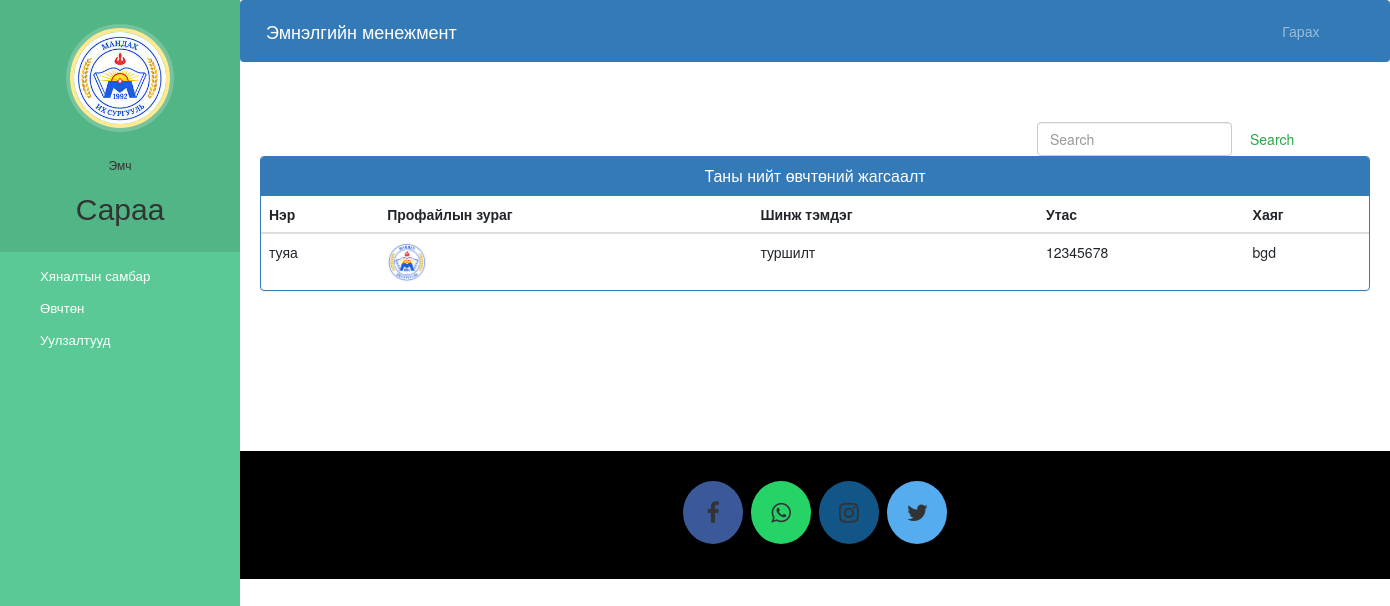
The page /doctor-view-patient/ (signed in) on the database its author committed.
### hospital/models.py (models this page shows, shortened)
class Doctor(models.Model):
    user=models.OneToOneField(User,on_delete=models.CASCADE)
    profile_pic= models.ImageField(upload_to='profile_pic/DoctorProfilePic/',null=True,blank=True)
    address = models.CharField(max_length=40)
    mobile = models.CharField(max_length=20,null=True)
    department= models.CharField(max_length=50,choices=departments,default='Cardiologist')
    status=models.BooleanField(default=False)

class Patient(models.Model):
    user=models.OneToOneField(User,on_delete=models.CASCADE)
    profile_pic= models.ImageField(upload_to='profile_pic/PatientProfilePic/',null=True,blank=True)
    address = models.CharField(max_length=40)
    mobile = models.CharField(max_length=20,null=False)
    symptoms = models.CharField(max_length=100,null=False)
    assignedDoctorId = models.PositiveIntegerField(null=True)
    admitDate=models.DateField(auto_now=True)
    status=models.BooleanField(default=False)
    @property
    def get_name(self):
        return self.user.first_name+" "+self.user.last_name

### hospital/views.py (the view)
# urls.py: path('doctor-view-patient/', views.doctor_view_patient_view,name='doctor-view-patient'),
@login_required(login_url='doctorlogin')
@user_passes_test(is_doctor)
def doctor_view_patient_view(request):
    patients=models.Patient.objects.all().filter(status=True,assignedDoctorId=request.user.id)
    doctor=models.Doctor.objects.get(user_id=request.user.id) #for profile picture of doctor in sidebar
    return render(request,'hospital/doctor_view_patient.html',{'patients':patients,'doctor':doctor})

### hospital/views.py (called while the page is built)
def is_doctor(user):
    return user.groups.filter(name='DOCTOR').exists()

### templates/hospital/doctor_view_patient.html (shortened to what this page needs)
{% extends 'hospital/doctor_base.html' %}
{% block content %}
{%load static%}
<head>
  <link href="//netdna.bootstrapcdn.com/bootstrap/3.0.0/css/bootstrap.min.css" rel="stylesheet" id="bootstrap-css">
</head>
<div class="container">
    <form  action="/search" method="get" style="margin-left:70%;" class="form-inline my-2 my-lg-0">
      <input class="form-control mr-sm-2" type="search" placeholder="Search" name="query" id="query" aria-label="Search">
      <button class="btn btn-outline-success my-2 my-sm-0" type="submit">Search</button>
    </form>
  {% if patients %}
  <div class="panel panel-primary">
    <div class="panel-heading">
      <h6 class="panel-title">Таны нийт өвчтөний жагсаалт</h6>
    </div>
    <table class="table table-hover" id="dev-table">
      <thead>
        <tr>
          <th>Нэр</th>
          <th>Профайлын зураг</th>
          <th>Шинж тэмдэг</th>
          <th>Утас</th>
          <th>Хаяг</th>
        </tr>
      </thead>
      {% for p in patients %}
      <tr>
        <td> {{p.get_name}}</td>
        <td> <img src="{% static p.profile_pic.url %}" alt="Profile Pic" height="40px" width="40px" /></td>
        <td>{{p.symptoms}}</td>
        <td>{{p.mobile}}</td>
        <td>{{p.address}}</td>
      </tr>
      {% endfor %}
    </table>
  </div>
  {%else%}
  <br><br><br>
  <h4 style="text-align: center;color: red;">Өвчтөн олдсонгүй!!!</h4>
  {% endif %}
</div>
{% endblock content %}

### templates/hospital/doctor_base.html (shortened to what this page needs)
<!DOCTYPE html>
{% load static %}
<html lang="en">
<head>
  <link rel="stylesheet" href="https://stackpath.bootstrapcdn.com/bootstrap/4.3.1/css/bootstrap.min.css">
  <link rel="stylesheet" href="https://maxcdn.bootstrapcdn.com/font-awesome/4.7.0/css/font-awesome.min.css">
</head>
<body>
  <nav class="menu" tabindex="0">
    <header class="avatar">
      <img src="{% static doctor.profile_pic.url %}" alt="Profile Pic" />
      <br><br>
      <h6>Эмч</h6>
      <h2>{{request.user.first_name}}</h2>
    </header>
    <ul>
      <li tabindex="0" class="icon-dashboard"> <a style="color:white; text-decoration:none;" href="/doctor-dashboard"><span>Хяналтын самбар</span></a> </li>
      <li tabindex="0" class="icon-users"> <a style="color:white; text-decoration:none;" href="/doctor-patient"><span>Өвчтөн</span></a></li>
      <li tabindex="0" class="icon-calendar"> <a style="color:white; text-decoration:none;" href="/doctor-appointment"><span>Уулзалтууд</span></a></li>
    </ul>
  </nav>
  <main>
    <div class="bs-example">
      <nav class="navbar navbar-expand-md  navbar-dark fixed-top" style="background:#337AB7;">
        <a href="/doctor-dashboard" class="navbar-brand">Эмнэлгийн менежмент</a>
        <div class="collapse navbar-collapse justify-content-between" id="navbarCollapse">
          <div class="navbar-nav" style=" margin-left: 90%;">
            <a href="/logout" class="nav-item nav-link">Гарах</a>
          </div>
        </div>
      </nav>
    </div>
    <br><br>
    {% block content %}
    {% endblock content %}
    <br><br><br><br><br><br><br>
    <footer>
      <p>
        <a id="ftr" class="fa fa-facebook"></a>
        <a id="ftr" class="fa fa-whatsapp"></a>
        <a id="ftr" class="fa fa-instagram"></a>
        <a id="ftr" class="fa fa-twitter"></a>
      </p>
      <br>
    </footer>
  </main>
</body>
</html>

### templates/hospital/doctor_base.html (style rules this page uses)
a:link { text-decoration: none; }
a { color: white; }
footer { padding: 0px 0px 0px 0px; background-color: black; margin: 0px; }
#ftr { padding: 20px; }
.fa { font-size: 23px; width: 60px; text-align: center; text-decoration: none; margin: 5px 2px; border-radius: 50%; }
.fa-facebook { background: #3B5998; color: white; margin-top: 30px; }
.fa-whatsapp { background: #25d366; color: white; }
.fa-twitter { background: #55ACEE; color: white; }
.fa-instagram { background: #125688; color: white; }
p { text-align: center; }
body { padding-left: 240px; }
main { position: relative; height: 100vh; }
.menu { background: #5bc995; height: 100vh; width: 240px; position: fixed; top: 0px; left: 0; z-index: 5; outline: none; }
.menu .avatar { background: rgba(0, 0, 0, 0.1); padding: 2em 0.5em; text-align: center; }
.menu .avatar img { width: 100px; border-radius: 50%; overflow: hidden; border: 4px solid #ffea92; box-shadow: 0 0 0 4px rgba(255, 255, 255, 0.2); }
.menu .avatar h2 { font-weight: normal; margin-bottom: 0; }
.menu ul { list-style: none; padding: 0.5em 0; margin: 0; }
.menu ul li { padding: 0.5em 1em 0.5em 3em; font-size: 0.95em; font-weight: regular; background-repeat: no-repeat; background-position: left 15px center; background-size: auto 20px; transition: all 0.15s linear; cursor: pointer; }
.menu ul li.icon-dashboard { background-image: url("http://www.entypo.com/images//gauge.svg"); }
.menu ul li.icon-users { background-image: url("http://www.entypo.com/images//users.svg"); }
.menu ul li.icon-calendar { background-image: url("http://www.entypo.com/images//calendar.svg"); }

### templates/hospital/doctor_view_patient.html (style rules this page uses)
a:link { text-decoration: none; }
h6 { text-align: center; }

### rows shown on the page
Doctor: profile_pic (picture)
Patient: get_name "туяа", profile_pic (picture), symptoms "туршилт", mobile "12345678", address "bgd"

### other values the page prints
{{ request.user.first_name }} "Сараа"
